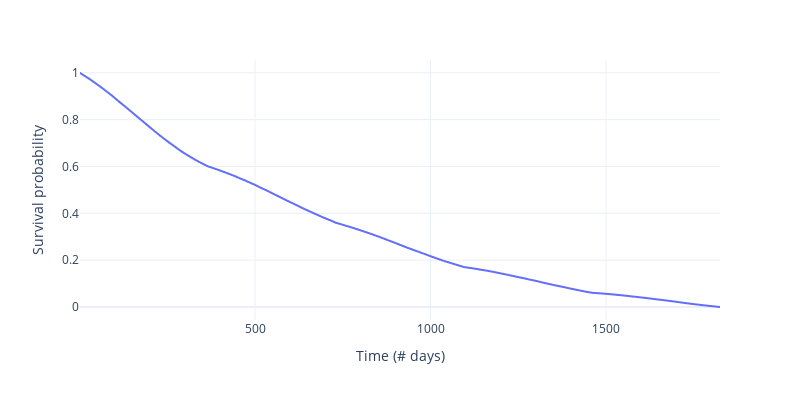

The code cell stored with this chart in its notebook:
### Markdown cell above
# 2. Kaplan-Meier estimator

### Code cell
from sksurv.nonparametric import kaplan_meier_estimator

time, probas = kaplan_meier_estimator(Xy_train["censored"].astype(bool), Xy_train[col_target])

fig = px.line(x=time, y=probas, width=800, height = 400)
fig.update_layout(dict(xaxis={'title' : 'Time (# days)'}, yaxis={'title' : 'Survival probability'}))

### Figure 1 — Plotly figure (JSON) as saved in the notebook; plotly's stock layout.template omitted (floating-point values rounded to 4 significant figures; data arrays with more than 128 entries replaced by an {"elided": "..."} marker saying what was removed)
{"data": [{"hovertemplate": "x=%{x}<br>y=%{y}<extra></extra>", "legendgroup": "", "line": {"color": "#636efa", "dash": "solid"}, "mode": "lines", "name": "", "showlegend": false, "type": "scattergl", "x": {"elided": "1825 int values"}, "xaxis": "x", "y": {"elided": "1825 float values"}, "yaxis": "y"}], "layout": {"height": 400, "legend": {"tracegroupgap": 0}, "margin": {"t": 60}, "width": 800, "xaxis": {"anchor": "y", "domain": [0, 1], "title": {"text": "Time (# days)"}}, "yaxis": {"anchor": "x", "domain": [0, 1], "title": {"text": "Survival probability"}}}}
